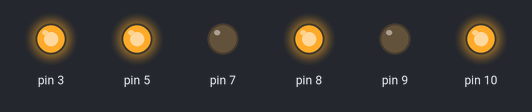
Bench run of a program on a simulated Arduino Uno, built with avr-gcc and run on an emulated ATmega328P. Shown: output pins drawn as LEDs (lit = HIGH).

Above: at 0.1 s.
Timing chart, 0 to 1.6 s (numbered marks = the images above):
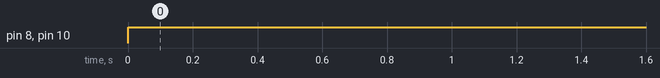

The program:

main.cpp
```cpp
#include <Arduino.h>
#include <Motor.h>
#include <Motion.h>

// #define ENA 13
// #define ENB 12

// for Motor A

// #define IN1 19
// #define IN2 18

// for Motor B

// #define IN3 5
// #define IN4 4
Motor motorA = Motor(5, 10, 9);
Motor motorB = Motor(3, 8, 7);

void setup()
{
  motorA.setSpeed(1023);
  motorB.setSpeed(1023);
};

void loop()
{
  Motion::Move(motorA, motorB, "forward", 800);
};
```

Motion.h
```cpp
#include <Arduino.h>
#include <Motor.h>

class Motion
{
public:
    static void Move(Motor motorA, Motor motorB, char *direction, int speed)
    {
        if (strcmp(direction, "forward") == 0)
        {
            motorA.Spin("forward", speed);
            motorB.Spin("forward", speed);
        }
        else if (strcmp(direction, "backward") == 0)
        {
            motorA.Spin("backward", speed);
            motorB.Spin("backward", speed);
        }
        else if (strcmp(direction, "rightward") == 0)
        {
            motorA.Spin("forward", speed);
            motorB.Spin("backward", speed);
        }
        else if (strcmp(direction, "leftward") == 0)
        {
            motorB.Spin("forward", speed);
            motorA.Spin("backward", speed);
        }
    }
};
```

Motor.h
```cpp
#include <Arduino.h>
#include <string.h>
class Motor
{
    const int EN;
    // Inputs
    const int IN1;
    const int IN2;

    bool enabled = false;

public:
    Motor(int en, int in1, int in2) : EN(en), IN1(in1), IN2(in2)
    {
        pinMode(EN, OUTPUT);
        pinMode(IN1, OUTPUT);
        pinMode(IN2, OUTPUT);
    }

    void setSpeed(int speed = 1023)
    {
        int pwmValue = map(speed, 0, 1023, 0, 255);
        analogWrite(EN, pwmValue);
        enabled = true;
    }

    void disable()
    {
        digitalWrite(EN, LOW);
        enabled = false;
    }

    void Stop()
    {
        if (!enabled)
            return;
        digitalWrite(IN1, HIGH);
        digitalWrite(IN2, HIGH);
    }

    void Spin(const char *direction = "forward", int speed = 1023)
    {
        if (!enabled)
            setSpeed(speed);
        else
        {
            if (strcmp(direction, "forward") == 0)
            {
                digitalWrite(IN1, HIGH);
                digitalWrite(IN2, LOW);
            }
            else if (strcmp(direction, "backward") == 0)
            {
                digitalWrite(IN2, HIGH);
                digitalWrite(IN1, LOW);
            }
        }
    }
};
```

Measured:
- by itself, pin 8, pin 10: LOW → HIGH at 0.00 s
